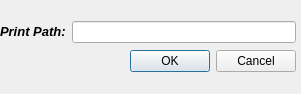
<?xml version="1.0" encoding="UTF-8"?>
<ui version="4.0">
 <class>Dialog</class>
 <widget class="QDialog" name="Dialog">
  <property name="geometry">
   <rect>
    <x>0</x>
    <y>0</y>
    <width>301</width>
    <height>94</height>
   </rect>
  </property>
  <property name="windowTitle">
   <string>Dialog</string>
  </property>
  <widget class="QWidget" name="">
   <property name="geometry">
    <rect>
     <x>0</x>
     <y>20</y>
     <width>296</width>
     <height>53</height>
    </rect>
   </property>
   <layout class="QVBoxLayout" name="verticalLayout">
    <item>
     <layout class="QHBoxLayout" name="horizontalLayout">
      <item>
       <widget class="QLabel" name="label">
        <property name="text">
         <string>&lt;html&gt;&lt;head/&gt;&lt;body&gt;&lt;p&gt;&lt;span style=&quot; font-size:10pt; font-weight:600; font-style:italic;&quot;&gt;Print Path:&lt;/span&gt;&lt;/p&gt;&lt;/body&gt;&lt;/html&gt;</string>
        </property>
       </widget>
      </item>
      <item>
       <widget class="QLineEdit" name="lineEdit"/>
      </item>
     </layout>
    </item>
    <item>
     <widget class="QDialogButtonBox" name="buttonBox">
      <property name="standardButtons">
       <set>QDialogButtonBox::Cancel|QDialogButtonBox::Ok</set>
      </property>
     </widget>
    </item>
   </layout>
  </widget>
 </widget>
 <resources/>
 <connections/>
</ui>
